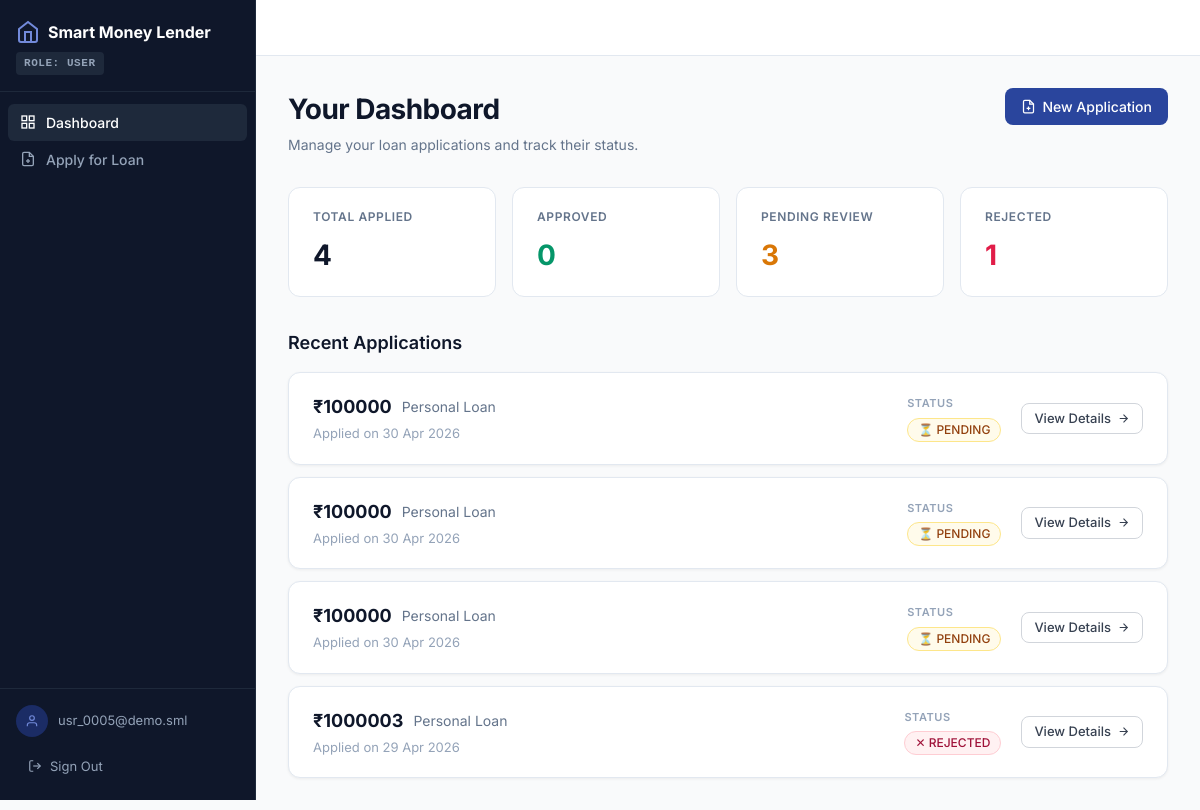
The page /dashboard/ (signed in) on the database as committed earlier.
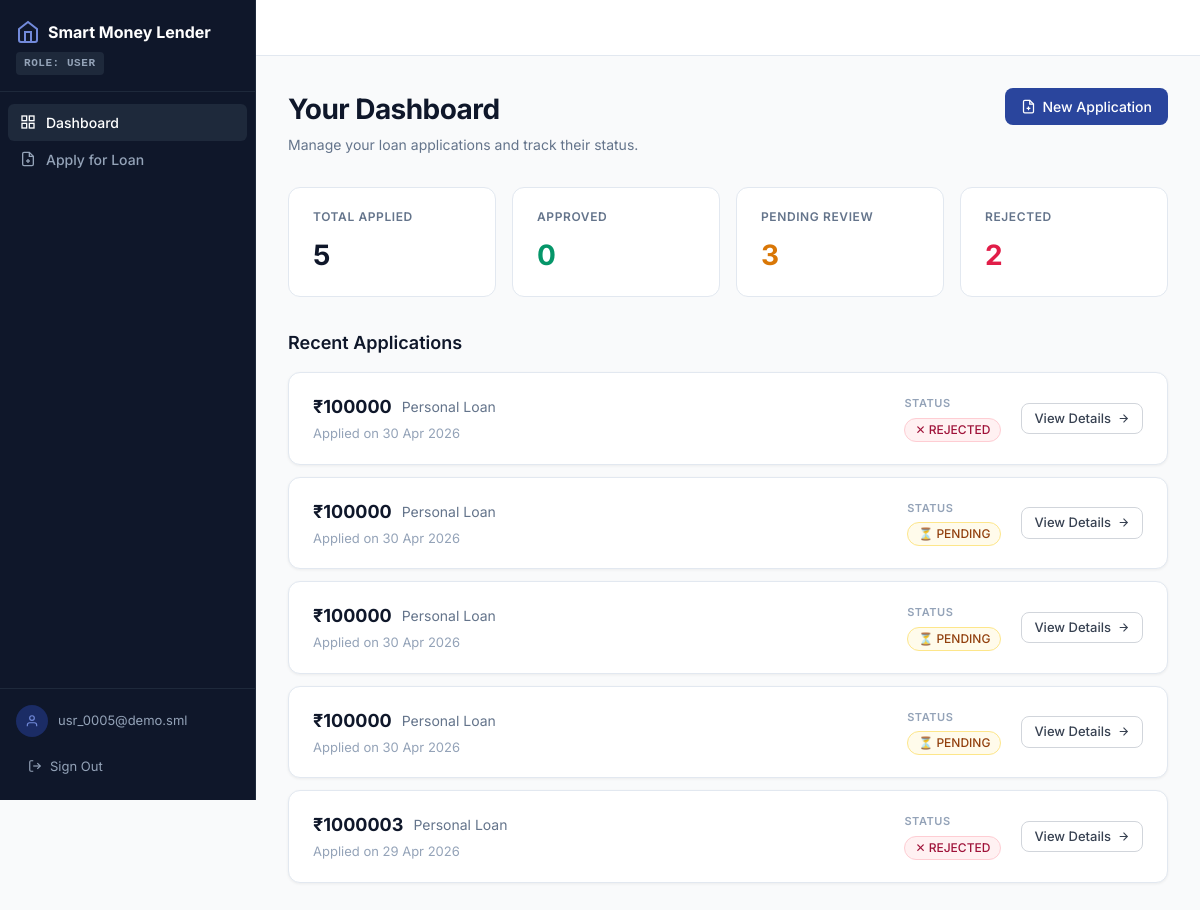
The same page on the database as committed later.
### loans/models.py (models this page shows, shortened)
class LoanApplication(models.Model):
    LOAN_TYPE_CHOICES = [
        ('personal', 'Personal Loan'),
        ('vehicle',  'Vehicle Loan'),
    ]
    DECISION_CHOICES = [
        ('pending',  'Pending'),
        ('approved', 'Approved'),
        ('rejected', 'Rejected'),
    ]
    user = models.ForeignKey(User, on_delete=models.CASCADE, related_name='applications')
    loan_type          = models.CharField(max_length=20, choices=LOAN_TYPE_CHOICES)
    loan_amount_rupees = models.FloatField()
    tenure_months      = models.IntegerField()
    vehicle_purpose    = models.CharField(max_length=255, blank=True, null=True)
    annual_income_rupees    = models.FloatField(default=0)
    monthly_expenses_rupees = models.FloatField(default=0)
    employment_type         = models.CharField(max_length=30, default='salaried')
    existing_loans_count    = models.IntegerField(default=0)
    existing_emi_rupees     = models.FloatField(default=0)
    credit_score            = models.IntegerField(default=0)
    ai_decision                  = models.CharField(max_length=20, choices=DECISION_CHOICES, default='pending')
    risk_score                   = models.FloatField(default=50)
    user_explanation             = models.TextField(default='')
    shap_factors_json            = models.TextField(default='[]')
    improvement_suggestions_json = models.TextField(default='[]')
    fairness_check_passed        = models.BooleanField(default=True)
    fairness_note                = models.TextField(blank=True, null=True)
    feature_values_json          = models.TextField(default='{}', blank=True)
    kyc_document   = models.FileField(upload_to='loan_docs/%Y/%m/%d', null=True, blank=True)
    address_proof  = models.FileField(upload_to='loan_docs/%Y/%m/%d', null=True, blank=True)
    income_proof   = models.FileField(upload_to='loan_docs/%Y/%m/%d', null=True, blank=True)
    banker_decision    = models.CharField(max_length=20, choices=DECISION_CHOICES, blank=True, null=True)
    banker_note        = models.TextField(blank=True, null=True)
    banker_reviewed_at = models.DateTimeField(blank=True, null=True)
    banker             = models.ForeignKey(
        User, on_delete=models.SET_NULL, null=True, blank=True,
        related_name='reviewed_applications'
    )
    final_status = models.CharField(max_length=20, choices=DECISION_CHOICES, default='pending')
    previous_hash = models.CharField(max_length=64, default='0' * 64)
    current_hash  = models.CharField(max_length=64, default='')
    created_at = models.DateTimeField(auto_now_add=True)
    updated_at = models.DateTimeField(auto_now=True)
    class Meta:
        ordering = ['-created_at']

### loans/views.py (the view)
# urls.py: path('dashboard/', views.user_dashboard, name='user_dashboard'),
@login_required
def user_dashboard(request):
    if get_role(request.user) != 'user':
        return redirect('home')
    loans = LoanApplication.objects.filter(user=request.user)
    stats = {
        'total':    loans.count(),
        'approved': loans.filter(final_status='approved').count(),
        'rejected': loans.filter(final_status='rejected').count(),
        'pending':  loans.filter(final_status='pending').count(),
    }
    try:
        profile = request.user.profile
    except Exception:
        profile = None
    return render(request, 'loans/user_dashboard.html', {
        'loans':   loans[:20],
        'stats':   stats,
        'profile': profile,
    })

### loans/views.py (called while the page is built)
def get_role(user):
    try:
        return user.profile.role
    except Exception:
        return 'user'

### templates/loans/user_dashboard.html (shortened to what this page needs)
{% extends 'loans/base.html' %}
{% block content %}
<div style="display:flex;flex-direction:column;gap:32px;">
  <div style="display:flex;align-items:flex-start;justify-content:space-between;gap:16px;flex-wrap:wrap;">
    <div>
      <h1 style="font-size:28px;font-weight:700;color:#0f172a;letter-spacing:-.02em;">Your Dashboard</h1>
      <p style="color:#64748b;font-size:14px;margin-top:4px;">Manage your loan applications and track their status.</p>
    </div>
    <a href="{% url 'apply_loan' %}" class="btn btn-primary">
      <svg width="15" height="15" viewBox="0 0 24 24" fill="none" stroke="currentColor" stroke-width="2"><path d="M14 2H6a2 2 0 0 0-2 2v16a2 2 0 0 0 2 2h12a2 2 0 0 0 2-2V8z"/><polyline points="14 2 14 8 20 8"/><line x1="12" y1="18" x2="12" y2="12"/><line x1="9" y1="15" x2="15" y2="15"/></svg>
      New Application
    </a>
  </div>
  <div style="display:grid;grid-template-columns:repeat(auto-fit,minmax(160px,1fr));gap:16px;">
    <div class="stat-card">
      <div class="stat-label">Total Applied</div>
      <div class="stat-value">{{ stats.total }}</div>
    </div>
    <div class="stat-card">
      <div class="stat-label">Approved</div>
      <div class="stat-value" style="color:#059669;">{{ stats.approved }}</div>
    </div>
    <div class="stat-card">
      <div class="stat-label">Pending Review</div>
      <div class="stat-value" style="color:#d97706;">{{ stats.pending }}</div>
    </div>
    <div class="stat-card">
      <div class="stat-label">Rejected</div>
      <div class="stat-value" style="color:#e11d48;">{{ stats.rejected }}</div>
    </div>
  </div>
  <div>
    <h2 style="font-size:18px;font-weight:600;color:#0f172a;margin-bottom:16px;">Recent Applications</h2>
    {% if loans %}
      <div style="display:flex;flex-direction:column;gap:12px;">
        {% for loan in loans %}
        <div class="card" style="padding:0;overflow:hidden;">
          <div style="display:flex;align-items:center;justify-content:space-between;padding:20px 24px;gap:24px;flex-wrap:wrap;">
            <div>
              <div style="display:flex;align-items:center;gap:10px;margin-bottom:4px;">
                <span style="font-size:18px;font-weight:700;color:#0f172a;">₹{{ loan.loan_amount_rupees|floatformat:0 }}</span>
                <span style="color:#64748b;font-size:14px;text-transform:capitalize;">{{ loan.loan_type }} Loan</span>
              </div>
              <div style="font-size:13px;color:#94a3b8;">Applied on {{ loan.created_at|date:"d M Y" }}</div>
            </div>
            <div style="display:flex;align-items:center;gap:20px;flex-wrap:wrap;">
              <div>
                <div style="font-size:11px;font-weight:600;color:#94a3b8;text-transform:uppercase;letter-spacing:.05em;margin-bottom:4px;">Status</div>
                <span class="badge {% if loan.final_status == 'approved' %}badge-approved{% elif loan.final_status == 'rejected' %}badge-rejected{% else %}badge-pending{% endif %}">
                  {% if loan.final_status == 'approved' %}✓{% elif loan.final_status == 'rejected' %}✕{% else %}⏳{% endif %}
                  {{ loan.final_status|upper }}
                </span>
              </div>
              <a href="{% url 'loan_result' loan.pk %}" class="btn btn-outline btn-sm">
                View Details
                <svg width="13" height="13" viewBox="0 0 24 24" fill="none" stroke="currentColor" stroke-width="2"><line x1="5" y1="12" x2="19" y2="12"/><polyline points="12 5 19 12 12 19"/></svg>
              </a>
            </div>
          </div>
        </div>
        {% endfor %}
      </div>
    {% endif %}
  </div>
</div>
{% endblock %}

Rows that differ between the two databases and show on the page:
added LoanApplication: loan_amount_rupees "100000", loan_type "Personal", created_at "30 Apr 2026", final_status "REJECTED"
Other text that changed with them:
{{ stats.total }}: "4" → "5"
{{ stats.rejected }}: "1" → "2"
